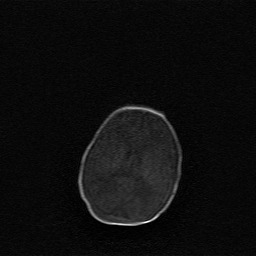
#> input picture Code/test.jpg, 256 x 256 px
$ python pca.py   (older library calls are emulated)
#> lines starting #> are read from the running program, lines starting #| are printed output that depends on the picture; long printed decimals are rounded
# %%
import numpy as np
from matplotlib.image import imread, imsave
import matplotlib.pyplot as plt
from sklearn.decomposition import PCA, IncrementalPCA
from skimage.metrics import peak_signal_noise_ratio, structural_similarity
import os

def calculate_mse(image1, image2):
    # Calculate the mean squared error
    mse = np.mean((image1 - image2) ** 2)
    return mse

# Load the image
image_raw = imread("../test.jpg")
#> image_raw is the input picture: shape (256, 256); min 0, max 255, mean 13.9

# Perform PCA
pca = PCA()
pca.fit(image_raw)

variance = np.cumsum(pca.explained_variance_ratio_) * 100

# Calculating the number of components needed to preserve 98% of the data
k = np.argmax(variance > 98)

# Perform Incremental PCA for compression
ipca = IncrementalPCA(n_components=k)
image_compressed = ipca.inverse_transform(ipca.fit_transform(image_raw))

imsave('./pca_ghyb.jpg', image_compressed)
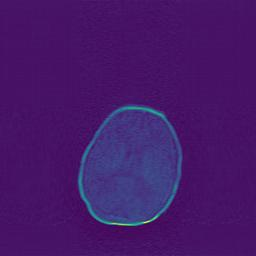
#> saved as pca_ghyb.jpg: shape (256, 256, 3); mean R, G, B 69.9, 24.8, 105.8

# Calculate compression ratio
original_size = os.stat('../test.jpg').st_size
compressed_size = os.stat('./pca_ghyb.jpg').st_size
compression_ratio = original_size / compressed_size

# Calculate MSE
mse = calculate_mse(image_raw, image_compressed)
#> in calculate_mse, `mse = np.mean((image1 - image2) ** 2)`: mse = 4.37
#> mse = 4.37

# Calculate PSNR
psnr = peak_signal_noise_ratio(image_raw, image_compressed)
#> psnr = 41.73

# Calculate SSIM
data_range = image_raw.max() - image_raw.min()
#> data_range = 255
ssim = structural_similarity(image_raw, image_compressed, data_range=data_range, multichannel=True)
#> ssim = 0.938

# Display the original and compressed images
plt.figure(figsize=(12, 6))

plt.subplot(1, 2, 1)
plt.imshow(image_raw, cmap='gray')
plt.title('Original Image')
plt.axis('off')

plt.subplot(1, 2, 2)
plt.imshow(image_compressed, cmap='gray')
plt.title('Compressed Image (PCA)')
plt.axis('off')

plt.tight_layout()
plt.show()
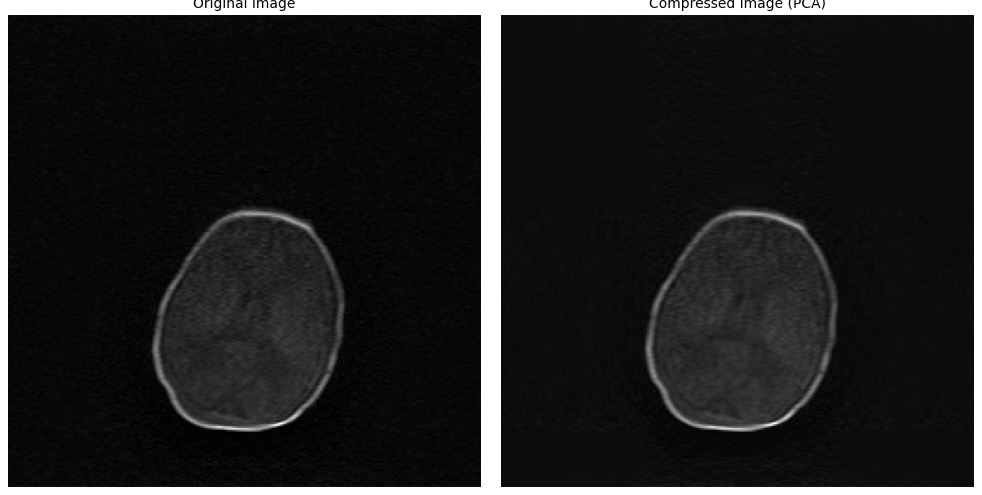
#> figure drawn by matplotlib, 2 panels

# Print the calculated metrics
print("Compression Ratio:", compression_ratio)
print("MSE:", mse)
#| MSE: 4.369
print("PSNR:", psnr)
#| PSNR: 41.727
print("SSIM:", ssim)
#| SSIM: 0.9383
